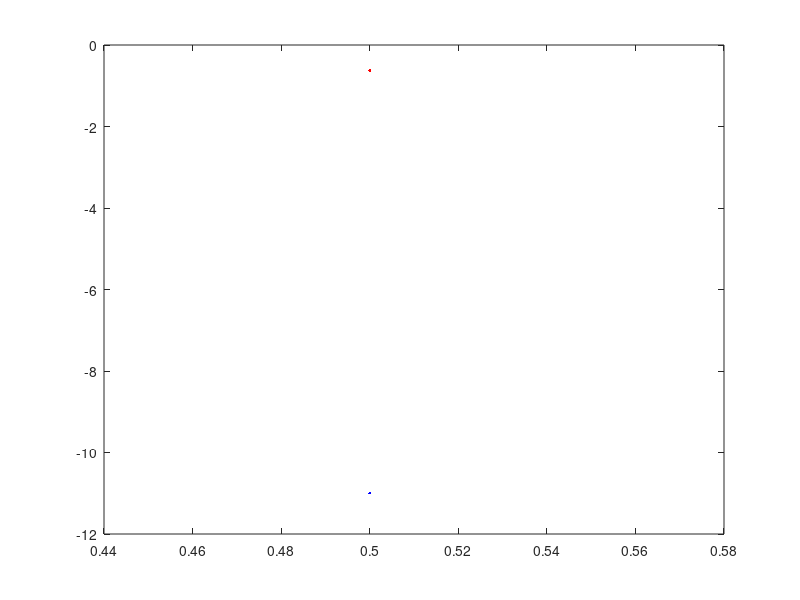

MATLAB code for this plot:
x = linspace(0, 2.5, 1000);

x = 0.5;

y = 6*x - 14
y2 = x.^3 - 7.*(x.^2) + 14 .* x - 6
plot(x, y2, 'r');
hold on;
plot(x, y, 'b');
hold off;